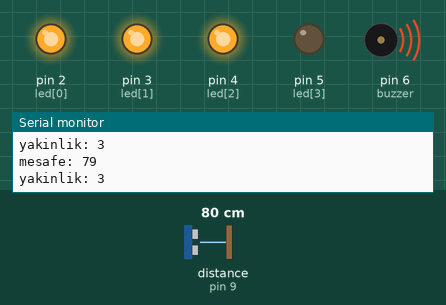
Recording of a sketch running on a simulated Arduino Uno, built with avr-gcc and run on an emulated ATmega328P. Parts: output pins drawn as LEDs (lit = HIGH), buzzer (waves = sounding, pin HIGH), the last lines printed to the serial monitor. Wiring (inferred from the names in the program): ultrasonic range finder: trigger pin 8; echo pin 9. Inputs (shaded band) come from the test bench; at power-on: distance to the obstacle (sensor on pin 9) 80 cm. The echo pulse lasts 58.3 µs per cm; pins used as bus, display or sensor lines are not drawn.

Above: at 1.4 s.
1.5 s: distance to the obstacle (sensor on pin 9) set to 73 cm
4.7 s: distance to the obstacle (sensor on pin 9) set to 65 cm
At 4.94 s:
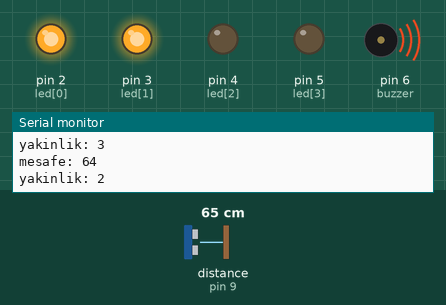
7.9 s: distance to the obstacle (sensor on pin 9) set to 37 cm
11.1 s: distance to the obstacle (sensor on pin 9) set to 32 cm
At 11.46 s:
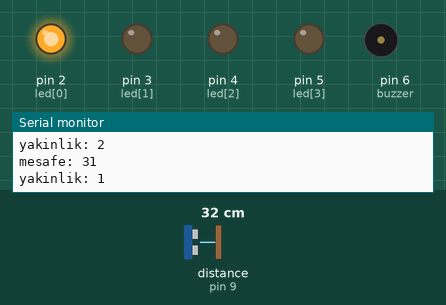
14.3 s: distance to the obstacle (sensor on pin 9) set to 250 cm
At 14.7 s:
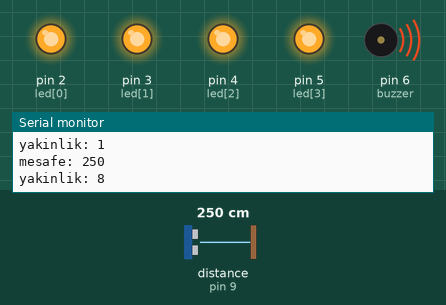
17.5 s: distance to the obstacle (sensor on pin 9) set to 104 cm
At 17.78 s:
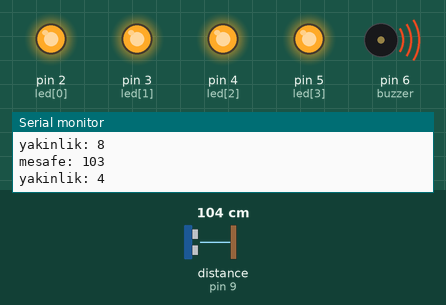
20.7 s: distance to the obstacle (sensor on pin 9) set to 97 cm
At 21.26 s:
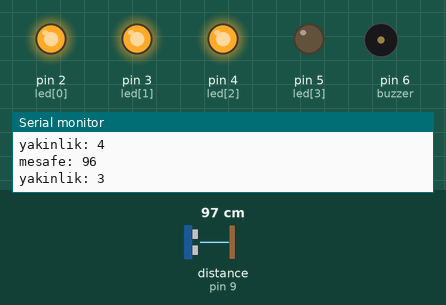
Timing chart, 0 to 24.9 s (numbered marks = the images above; inputs shaded):
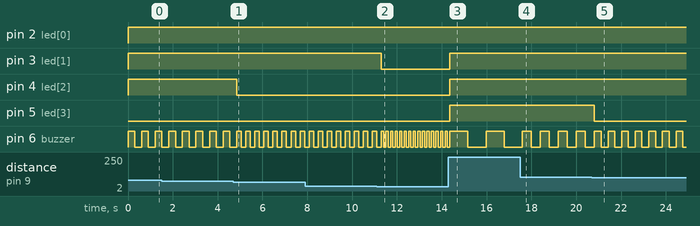

The sketch:

park_Sensoru.ino
```cpp
int echoPin=9;
int trigPin=8;
int led[]= {2,3,4,5};
int buzzer= 6;
void setup() {
Serial.begin(9600);
pinMode(trigPin,OUTPUT);
pinMode(echoPin,INPUT);
pinMode(2,OUTPUT);
pinMode(3,OUTPUT);
pinMode(4,OUTPUT);
pinMode(5,OUTPUT);
pinMode(buzzer,OUTPUT);
}

void loop() {
int sure,mesafe,yakinlik;
digitalWrite(trigPin,LOW);
delayMicroseconds(2);
digitalWrite(trigPin,HIGH);
delayMicroseconds(10);
digitalWrite(trigPin,LOW);

sure = pulseIn(echoPin,HIGH);
mesafe = (sure/2)/29.1;
Serial.print("mesafe: ");
Serial.println(mesafe);
yakinlik = map(mesafe,0,100,1,4);
Serial.print("yakinlik: ");
Serial.println(yakinlik);
for(int i= 0;i<4;i++){
  digitalWrite(led[i],LOW);
}
for(int i = 0;i<yakinlik;i++){
  digitalWrite(led[i],HIGH);
}
  digitalWrite(buzzer,HIGH);
  delay(100*yakinlik);
  digitalWrite(buzzer,LOW);
  delay (100*yakinlik);

}
```

Measured:
- the behaviour switches between 68 and 67 cm on distance to the obstacle (sensor on pin 9) (found by bisection; images 0 and 1)
- the behaviour switches between 35 and 34 cm on distance to the obstacle (sensor on pin 9) (found by bisection; images 1 and 2)
- the behaviour switches between 101 and 100 cm on distance to the obstacle (sensor on pin 9) (found by bisection; images 4 and 5)
- after the input at 4.7 s, pin 4 (led[2]): HIGH → LOW after 0.15 s; pin 6 (buzzer): alternates HIGH for 0.20 s and LOW for 0.20 s, starting after 0.35 s
- after the input at 11.1 s, pin 3 (led[1]): HIGH → LOW after 0.21 s
- after the input at 14.3 s, pin 3 (led[1]), pin 4 (led[2]), pin 5 (led[3]): LOW → HIGH after 0.06 s; pin 6 (buzzer): HIGH → LOW after 0.86 s, → HIGH 0.82 s later, → LOW 0.80 s later
- after the input at 17.5 s, pin 6 (buzzer): alternates HIGH for 0.40 s and LOW for 0.41 s, starting after 0.49 s
- after the input at 20.7 s, pin 5 (led[3]): HIGH → LOW after 0.12 s
